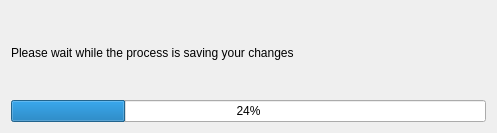
<?xml version="1.0" encoding="UTF-8"?>
<ui version="4.0">
 <class>Dialog_wait</class>
 <widget class="QDialog" name="Dialog_wait">
  <property name="enabled">
   <bool>true</bool>
  </property>
  <property name="geometry">
   <rect>
    <x>0</x>
    <y>0</y>
    <width>497</width>
    <height>133</height>
   </rect>
  </property>
  <property name="cursor">
   <cursorShape>WaitCursor</cursorShape>
  </property>
  <property name="windowTitle">
   <string>Dialog</string>
  </property>
  <layout class="QGridLayout" name="gridLayout_2">
   <item row="0" column="0">
    <layout class="QGridLayout" name="gridLayout_DialogWait">
     <item row="1" column="0">
      <widget class="QProgressBar" name="progressBar_DialogWait">
       <property name="cursor">
        <cursorShape>WaitCursor</cursorShape>
       </property>
       <property name="value">
        <number>24</number>
       </property>
      </widget>
     </item>
     <item row="0" column="0">
      <widget class="QLabel" name="label_DialogWait">
       <property name="cursor">
        <cursorShape>WaitCursor</cursorShape>
       </property>
       <property name="text">
        <string>Please wait while the process is saving your changes </string>
       </property>
      </widget>
     </item>
    </layout>
   </item>
  </layout>
 </widget>
 <resources/>
 <connections/>
</ui>
